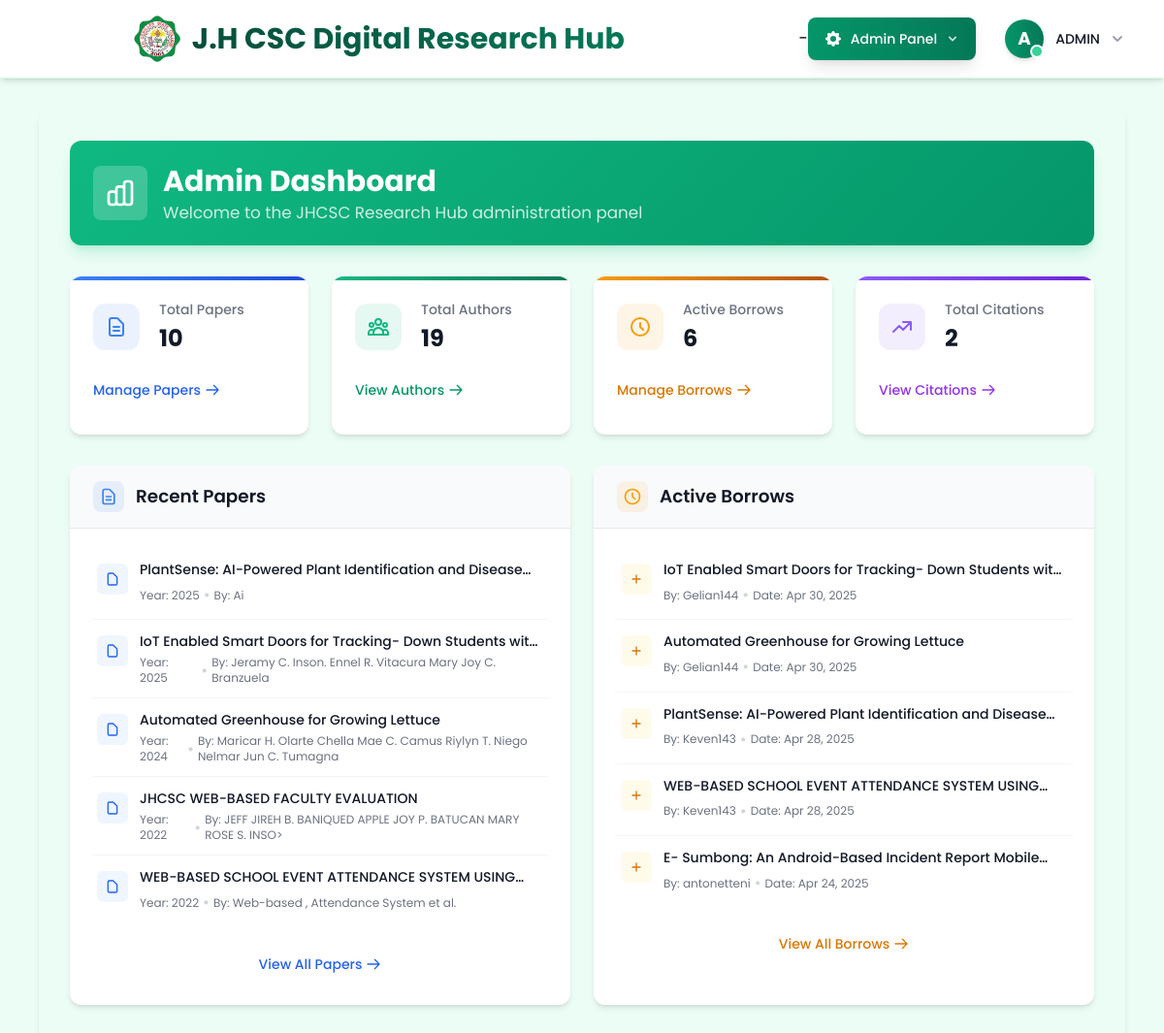
Page /accounts/admin/dashboard/ (signed in, upper part) on the earlier database version.
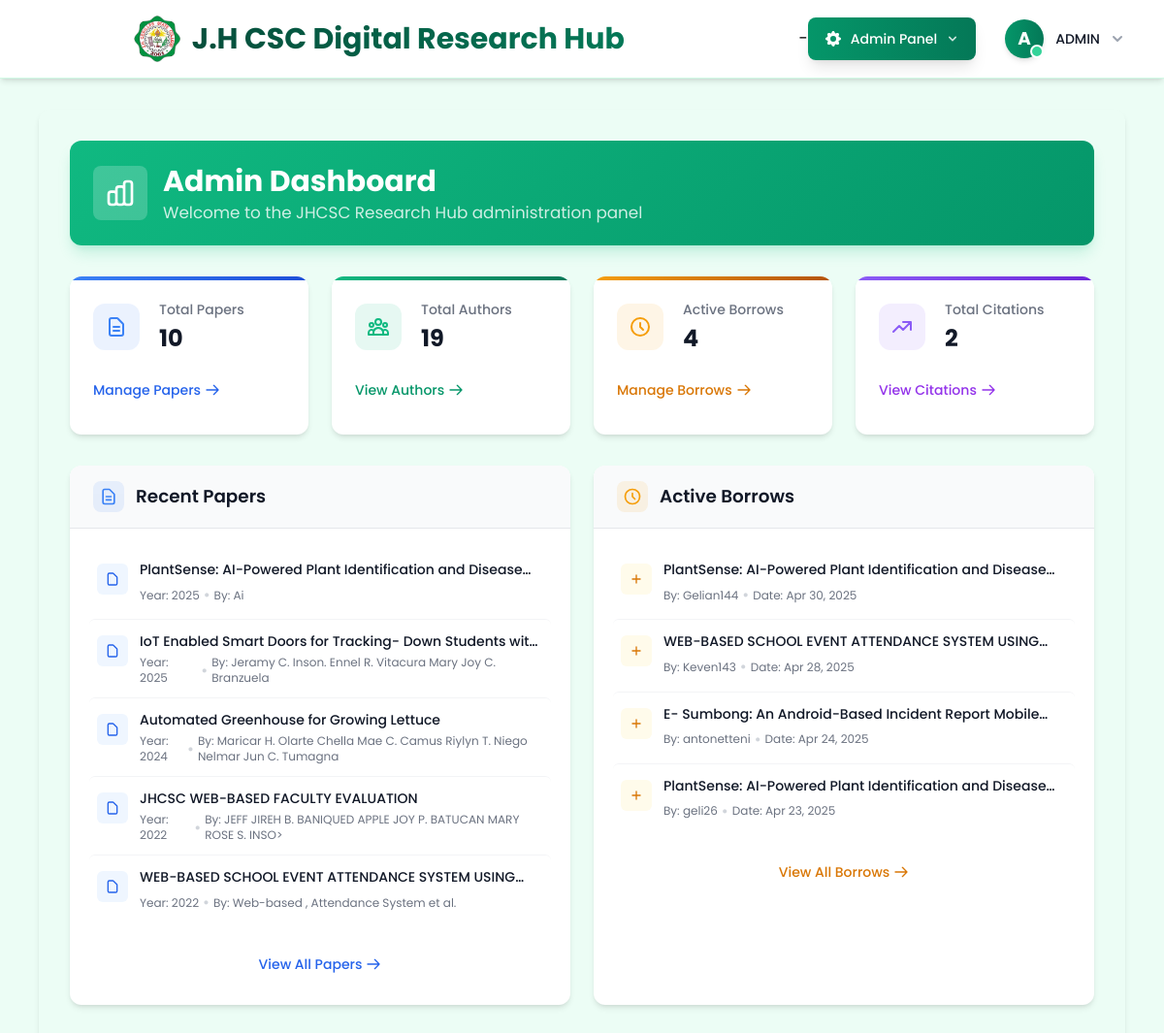
Same page on the later database version.
### scholar/models.py (models this page shows, shortened)
class Paper(models.Model):
    title = models.CharField(max_length=255)
    authors = models.ManyToManyField('Author', related_name='papers')
    abstract = models.TextField()
    publication_date = models.DateField()
    citations = models.PositiveIntegerField(default=0)
    available_copies = models.PositiveIntegerField(default=1)
    view_count = models.PositiveIntegerField(default=0)
    viewers = models.ManyToManyField(User, related_name='viewed_papers', blank=True)
    pdf_file = models.FileField(upload_to='papers/', blank=True, null=True)
    program = models.CharField(
        max_length=100,
        choices=Student.PROGRAM_CHOICES,
        default='BSIT'  # Setting default value to BSIT
    )
    keywords = models.CharField(max_length=255, blank=True, help_text='Comma-separated keywords')
    created_at = models.DateTimeField(auto_now_add=True, null=True)

class Author(models.Model):
    name = models.CharField(max_length=200)
    affiliation = models.CharField(max_length=200)
    email = models.EmailField(blank=True)

class Borrow(models.Model):
    STATUS_CHOICES = [
        ('pending', 'Pending Approval'),
        ('approved', 'Approved'),
        ('rejected', 'Rejected'),
        ('reserved', 'Reserved'),
    ]
    RETURN_STATUS_CHOICES = [
        ('pending', 'Pending Return Approval'),
        ('approved', 'Return Approved'),
        ('rejected', 'Return Rejected'),
    ]
    user = models.ForeignKey(User, on_delete=models.CASCADE)
    paper = models.ForeignKey(Paper, on_delete=models.CASCADE)
    borrow_date = models.DateTimeField(default=timezone.now)
    return_date = models.DateTimeField(null=True, blank=True)
    status = models.CharField(max_length=10, choices=STATUS_CHOICES, default='pending')
    return_status = models.CharField(max_length=10, choices=RETURN_STATUS_CHOICES, null=True, blank=True)
    is_returned = models.BooleanField(default=False)
    due_date = models.DateTimeField(null=True, blank=True)
    borrow_reason = models.TextField(blank=True, null=True, help_text='Reason for borrowing this paper')
    request_date = models.DateTimeField(default=timezone.now)
    notification_read = models.BooleanField(default=False, help_text='Whether the approval notification has been read')
    rejection_reason = models.TextField(blank=True, null=True, help_text='Reason for rejecting this borrow request')
    class Meta:
        ordering = ['-borrow_date']

### scholar/views_admin.py (the view)
# urls.py: path('admin/dashboard/', views_admin.admin_dashboard, name='admin_dashboard'),
@staff_member_required
def admin_dashboard(request):
    total_papers = Paper.objects.count()
    total_authors = Author.objects.count()
    active_borrows = Borrow.objects.filter(is_returned=False).count()
    total_citations = Citation.objects.count()
    recent_papers = Paper.objects.all().order_by('-publication_date')[:5]
    recent_borrows = Borrow.objects.filter(is_returned=False).order_by('-borrow_date')[:5]
    most_cited_papers = Paper.objects.annotate(
        citation_count=Count('paper_citations')
    ).order_by('-citation_count')[:5]
    context = {
        'total_papers': total_papers,
        'total_authors': total_authors,
        'active_borrows': active_borrows,
        'total_citations': total_citations,
        'recent_papers': recent_papers,
        'recent_borrows': recent_borrows,
        'most_cited_papers': most_cited_papers,
    }
    return render(request, 'scholar/admin/dashboard.html', context)

### scholar/context_processors.py (called while the page is built, shortened)
def admin_stats(request):
    context = {}
    if request.user.is_authenticated and request.user.is_staff:
        pending_borrows_count = Borrow.objects.filter(status='pending').count()
        context['pending_borrows_count'] = pending_borrows_count
        pending_returns_count = Borrow.objects.filter(return_status='pending').count()
        context['pending_returns_count'] = pending_returns_count
        pending_registrations_count = UserProfile.objects.filter(
            is_approved=False,
            user__is_active=False
        ).count()
        context['pending_registrations_count'] = pending_registrations_count
        total_papers = Paper.objects.count()
        context['total_papers'] = total_papers
        active_borrows = Borrow.objects.filter(status='approved', is_returned=False).count()
        context['active_borrows'] = active_borrows
    return context

### scholar/templates/scholar/admin/dashboard.html (shortened to what the changed rows need)
{% extends "scholar/base.html" %}
{% load static %}
{% block content %}
<div class="dashboard-header p-4 sm:p-6 mb-6 sm:mb-8">
    <div class="flex items-center">
        <div>
            <h1 class="text-xl sm:text-2xl md:text-3xl font-bold text-white">Admin Dashboard</h1>
        </div>
    </div>
</div>
<div class="grid grid-cols-1 gap-6 sm:grid-cols-2 lg:grid-cols-4 mb-8">
    <div class="stat-card borrows p-4 sm:p-6">
        <div class="flex items-center">
            <div class="ml-3 sm:ml-5">
                <p class="text-xs sm:text-sm font-medium text-gray-500">Active Borrows</p>
                <h3 class="text-xl sm:text-2xl font-bold text-gray-900 mt-0.5 sm:mt-1">{{ active_borrows }}</h3>
            </div>
        </div>
    </div>
</div>
<div class="grid grid-cols-1 gap-6 lg:grid-cols-2 mb-8">
    <div class="activity-card">
        <div class="p-3 sm:p-5">
            <ul class="divide-y divide-gray-100">
                {% for paper in recent_papers %}
                <li class="py-2 sm:py-3 px-2 transition-colors duration-150 item-hover rounded-md">
                    <a href="{% url 'paper_analytics' paper.id %}" class="block">
                        <div class="flex items-start">
                            <div class="flex-shrink-0 mt-1">
                                <div class="w-7 h-7 sm:w-8 sm:h-8 rounded-md bg-blue-50 flex items-center justify-center text-blue-600">
                                    <svg class="h-3.5 w-3.5 sm:h-4 sm:w-4" fill="none" stroke="currentColor" viewBox="0 0 24 24">
                                        <path stroke-linecap="round" stroke-linejoin="round" stroke-width="2" d="M7 21h10a2 2 0 002-2V9.414a1 1 0 00-.293-.707l-5.414-5.414A1 1 0 0012.586 3H7a2 2 0 00-2 2v14a2 2 0 002 2z" />
                                    </svg>
                                </div>
                            </div>
                            <div class="ml-2 sm:ml-3 flex-1">
                                <p class="text-xs sm:text-sm font-medium text-gray-900 hover:text-blue-600 line-clamp-1">{{ paper.title }}</p>
                                <div class="flex flex-col sm:flex-row sm:items-center mt-0.5 sm:mt-1">
                                    <span class="text-xs text-gray-500">Year: {{ paper.publication_date|date:"Y" }}</span>
                                    {% if paper.authors.all %}
                                    <span class="hidden sm:inline mx-1 text-gray-300">•</span>
                                    <span class="text-xs text-gray-500">By:
                                        {% for author in paper.authors.all|slice:":2" %}
                                            {% if not forloop.first %}, {% endif %}{{ author.name }}
                                        {% endfor %}
                                        {% if paper.authors.all|length > 2 %}et al.{% endif %}
                                    </span>
                                    {% endif %}
                                </div>
                            </div>
                        </div>
                    </a>
                </li>
                {% empty %}
                <li class="py-3 sm:py-4 text-center text-gray-500">
                    <p class="text-xs sm:text-sm">No recent papers found</p>
                </li>
                {% endfor %}
            </ul>
        </div>
    </div>
    <div class="activity-card">
        <div class="p-3 sm:p-5">
            <ul class="divide-y divide-gray-100">
                {% for borrow in recent_borrows %}
                <li class="py-2 sm:py-3 px-2 transition-colors duration-150 item-hover rounded-md">
                    <div class="flex items-start">
                        <div class="flex-shrink-0 mt-1">
                            <div class="w-7 h-7 sm:w-8 sm:h-8 rounded-md bg-amber-50 flex items-center justify-center text-amber-600">
                                <svg class="h-3.5 w-3.5 sm:h-4 sm:w-4" fill="none" stroke="currentColor" viewBox="0 0 24 24">
                                    <path stroke-linecap="round" stroke-linejoin="round" stroke-width="2" d="M12 6v6m0 0v6m0-6h6m-6 0H6" />
                                </svg>
                            </div>
                        </div>
                        <div class="ml-2 sm:ml-3 flex-1">
                            <p class="text-xs sm:text-sm font-medium text-gray-900 line-clamp-1">{{ borrow.paper.title }}</p>
                            <div class="flex flex-col sm:flex-row sm:items-center mt-0.5 sm:mt-1">
                                <span class="text-xs text-gray-500">By: {{ borrow.user.username }}</span>
                                <span class="hidden sm:inline mx-1 text-gray-300">•</span>
                                <span class="text-xs text-gray-500">Date: {{ borrow.borrow_date|date:"M d, Y" }}</span>
                            </div>
                        </div>
                    </div>
                </li>
                {% empty %}
                <li class="py-3 sm:py-4 text-center text-gray-500">
                    <p class="text-xs sm:text-sm">No active borrows found</p>
                </li>
                {% endfor %}
            </ul>
        </div>
    </div>
</div>
{% endblock %}

Differences in the rows shown:
no longer on this page (row edited): Borrow: paper "IoT Enabled Smart Doors for Tracking- Down Students…", user.username "Gelian144", borrow_date "Apr 30, 2025"
no longer on this page (row edited): Borrow: paper "Automated Greenhouse for Growing Lettuce", user.username "Gelian144", borrow_date "Apr 30, 2025"
no longer on this page (row edited): Borrow: paper "PlantSense: AI-Powered Plant Identification and…", user.username "Keven143", borrow_date "Apr 28, 2025"
added Borrow: paper "PlantSense: AI-Powered Plant Identification and…", user.username "Gelian144", borrow_date "Apr 30, 2025"
now on this page (row unchanged): Borrow: paper "PlantSense: AI-Powered Plant Identification and…", user.username "geli26", borrow_date "Apr 23, 2025"
Other differences:
{{ active_borrows }}: "6" → "4"
